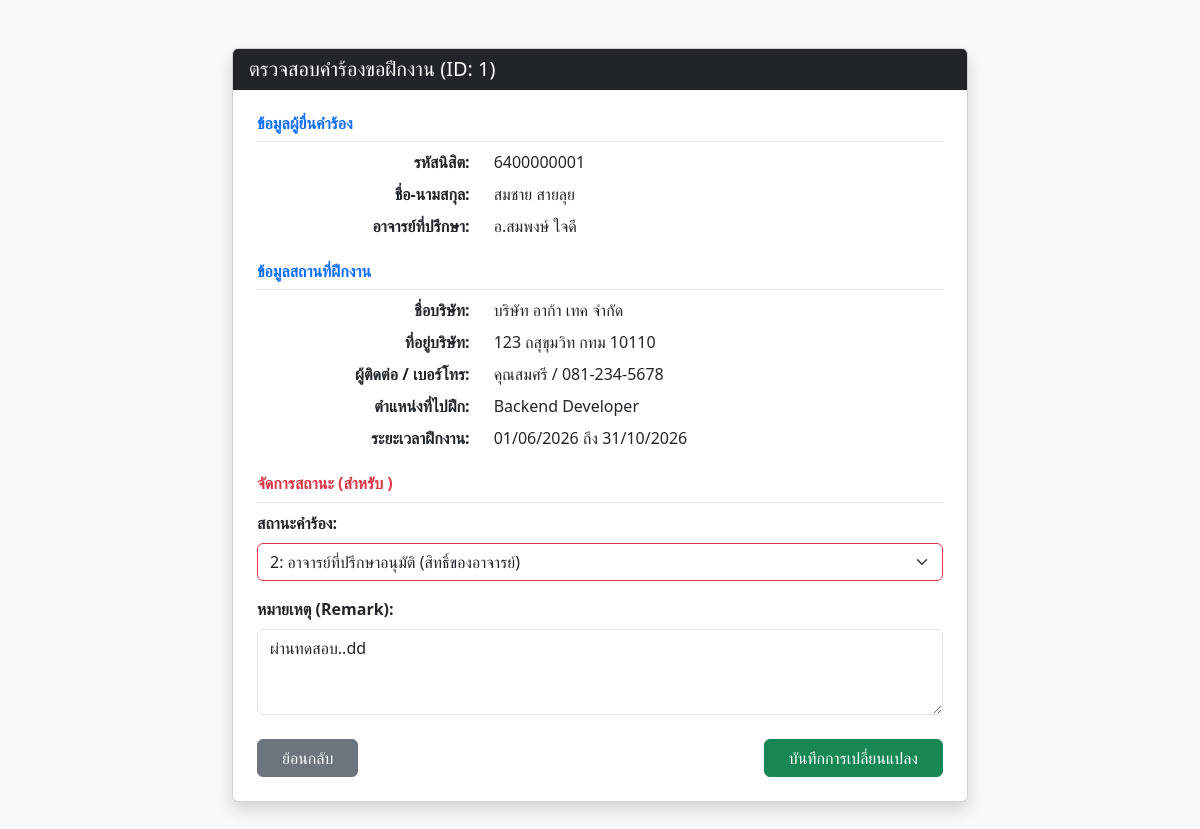
/hu_internships/staff/update_status_2.php?id=1, run on the app's committed database.
### tables this page shows
CREATE TABLE `internship_requests` (
  `intern_id` int(11) NOT NULL AUTO_INCREMENT,
  `student_id` varchar(11) DEFAULT NULL,
  `firstName` varchar(100) DEFAULT NULL,
  `lastName` varchar(100) DEFAULT NULL,
  `advisor_name` varchar(100) DEFAULT NULL,
  `company_name` varchar(100) DEFAULT NULL,
  `company_address` varchar(150) DEFAULT NULL,
  `contact_name` varchar(100) DEFAULT NULL,
  `contact_phone` varchar(30) DEFAULT NULL,
  `position` varchar(100) DEFAULT NULL,
  `start_date` date DEFAULT NULL,
  `end_date` date DEFAULT NULL,
  `status` int(11) DEFAULT NULL,
  `remark` varchar(150) DEFAULT NULL,
  `request_date` timestamp NULL DEFAULT NULL,
  `comment_teacher` text,
  PRIMARY KEY (`intern_id`)
);

### hu_internships/staff/update_status_2.php (the view, shortened to what this page needs)
<?php
include '../includes/db_connect.php';
if (isset($_GET['id'])) {
    $id = $_GET['id'];
    $sql_select = "SELECT * FROM internship_requests WHERE intern_id = '$id'";
    $result = $connect->query($sql_select);
    if ($result->num_rows > 0) {
        $row = $result->fetch_assoc();
    } else {
        die("ไม่พบข้อมูลคำร้อง ID นี้");
    }
} else {
    header("Location: view_all.php");
    exit();
}
?>
<!DOCTYPE html>
<html lang="th">
<head>
    <link href="https://cdn.jsdelivr.net/npm/bootstrap@5.3.0/dist/css/bootstrap.min.css" rel="stylesheet">
</head>
<body class="bg-light">
    <div class="container mt-5 mb-5">
        <div class="row justify-content-center">
            <div class="col-lg-8">
                <div class="card shadow">
                    <div class="card-header bg-dark text-white">
                        <h5 class="mb-0"> ตรวจสอบคำร้องขอฝึกงาน (ID: <?php echo $row['intern_id']; ?>)</h5>
                    </div>
                    <div class="card-body p-4">
                        <h6 class="text-primary fw-bold border-bottom pb-2">ข้อมูลผู้ยื่นคำร้อง</h6>
                        <div class="row mb-2">
                            <div class="col-sm-4 fw-bold text-end">รหัสนิสิต:</div>
                            <div class="col-sm-8"><?php echo $row['student_id']; ?></div>
                        </div>
                        <div class="row mb-2">
                            <div class="col-sm-4 fw-bold text-end">ชื่อ-นามสกุล:</div>
                            <div class="col-sm-8"><?php echo $row['firstName'] . " " . $row['lastName']; ?></div>
                        </div>
                        <div class="row mb-4">
                            <div class="col-sm-4 fw-bold text-end">อาจารย์ที่ปรึกษา:</div>
                            <div class="col-sm-8"><?php echo $row['advisor_name']; ?></div>
                        </div>
                        <h6 class="text-primary fw-bold border-bottom pb-2">ข้อมูลสถานที่ฝึกงาน</h6>
                        <div class="row mb-2">
                            <div class="col-sm-4 fw-bold text-end">ชื่อบริษัท:</div>
                            <div class="col-sm-8"><?php echo $row['company_name']; ?></div>
                        </div>
                        <div class="row mb-2">
                            <div class="col-sm-4 fw-bold text-end">ที่อยู่บริษัท:</div>
                            <div class="col-sm-8"><?php echo $row['company_address']; ?></div>
                        </div>
                        <div class="row mb-2">
                            <div class="col-sm-4 fw-bold text-end">ผู้ติดต่อ / เบอร์โทร:</div>
                            <div class="col-sm-8"><?php echo $row['contact_name'] . " / " . $row['contact_phone']; ?></div>
                        </div>
                        <div class="row mb-2">
                            <div class="col-sm-4 fw-bold text-end">ตำแหน่งที่ไปฝึก:</div>
                            <div class="col-sm-8"><?php echo $row['position']; ?></div>
                        </div>
                        <div class="row mb-4">
                            <div class="col-sm-4 fw-bold text-end">ระยะเวลาฝึกงาน:</div>
                            <div class="col-sm-8">
                                <?php
                                $start = $row['start_date'] ? date("d/m/Y", strtotime($row['start_date'])) : "-";
                                $end = $row['end_date'] ? date("d/m/Y", strtotime($row['end_date'])) : "-";
                                echo $start . " ถึง " . $end;
                                ?>
                            </div>
                        </div>
                        <h6 class="text-danger fw-bold border-bottom pb-2">จัดการสถานะ (สำหรับ <?php echo "{$_SESSION["userid"]}"; ?>)</h6>
                        <form action="update_status.php" method="POST">
                            <div class="mb-3">
                                <label class="form-label fw-bold">สถานะคำร้อง:</label>
                                <select class="form-select border-danger" name="status" required>
                                <?php
                                    $disbutton = "disabled";
                                    echo "<option value='2'";
                                         if ($row['status'] == 2){
                                            echo 'selected';
                                         }
                                    echo " {$disbutton} >2: อาจารย์ที่ปรึกษาอนุมัติ (สิทธิ์ของอาจารย์)</option>";
                                    ?>
                                </select>
                            </div>
                            <div class="mb-4">
                                <label class="form-label fw-bold">หมายเหตุ (Remark):</label>
                                <textarea class="form-control" name="remark" rows="3" placeholder="ระบุหมายเหตุถึงนิสิต เช่น เอกสารไม่ครบ, รอรับใบส่งตัว ฯลฯ"><?php echo $row['remark']; ?></textarea>
                            </div>
                            <div class="d-flex justify-content-between">
                                <a href="view_all.php" class="btn btn-secondary px-4">ย้อนกลับ</a>
                                <button type="submit" name="update_btn" class="btn btn-success px-4"> บันทึกการเปลี่ยนแปลง</button>
                            </div>
                        </form>
                    </div>
                </div>
            </div>
        </div>
    </div>
</body>
</html>

### data on the page
internship_requests: intern_id "1", student "6400000001", firstName "สมชาย", lastName "สายลุย", advisor_name "อ.สมพงษ์ ใจดี", company_name "บริษัท อาก้า เทค จำกัด", company_address "123 ถสุขุมวิท กทม 10110", contact_name "คุณสมศรี", contact_phone "081-234-5678", position "Backend Developer", start_date "01/06/2026", end_date "31/10/2026", status "2: อาจารย์ที่ปรึกษาอนุมัติ (สิทธิ์ของอาจารย์)", remark "ผ่านทดสอบ..dd"
